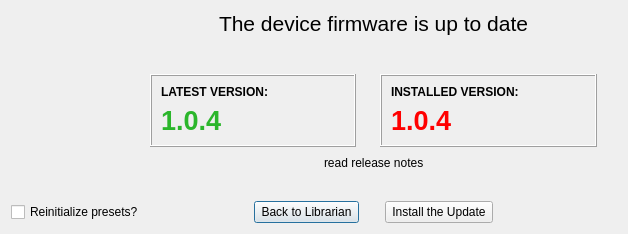
<?xml version="1.0" encoding="UTF-8"?>
<ui version="4.0">
 <class>DcUpdateAvailableDialog</class>
 <widget class="QDialog" name="DcUpdateAvailableDialog">
  <property name="geometry">
   <rect>
    <x>0</x>
    <y>0</y>
    <width>595</width>
    <height>234</height>
   </rect>
  </property>
  <property name="windowTitle">
   <string>Dialog</string>
  </property>
  <layout class="QGridLayout" name="gridLayout">
   <item row="4" column="0">
    <widget class="QCheckBox" name="reinitPresetCheckBox">
     <property name="styleSheet">
      <string notr="true">QCheckBox {background-color: none;}</string>
     </property>
     <property name="text">
      <string>Reinitialize presets?</string>
     </property>
    </widget>
   </item>
   <item row="0" column="0" rowspan="3">
    <layout class="QVBoxLayout" name="verticalLayout_4">
     <item>
      <widget class="QLabel" name="iconLable">
       <property name="sizePolicy">
        <sizepolicy hsizetype="Fixed" vsizetype="Fixed">
         <horstretch>0</horstretch>
         <verstretch>0</verstretch>
        </sizepolicy>
       </property>
       <property name="minimumSize">
        <size>
         <width>100</width>
         <height>100</height>
        </size>
       </property>
       <property name="maximumSize">
        <size>
         <width>100</width>
         <height>100</height>
        </size>
       </property>
       <property name="text">
        <string/>
       </property>
       <property name="pixmap">
        <pixmap resource="dcpl.qrc">:/images/res/round_check.png</pixmap>
       </property>
      </widget>
     </item>
     <item>
      <spacer name="verticalSpacer">
       <property name="orientation">
        <enum>Qt::Vertical</enum>
       </property>
       <property name="sizeHint" stdset="0">
        <size>
         <width>20</width>
         <height>40</height>
        </size>
       </property>
      </spacer>
     </item>
    </layout>
   </item>
   <item row="1" column="1">
    <layout class="QVBoxLayout" name="verticalLayout_3">
     <property name="spacing">
      <number>0</number>
     </property>
    </layout>
   </item>
   <item row="2" column="1">
    <layout class="QHBoxLayout" name="horizontalLayout_4">
     <item>
      <layout class="QVBoxLayout" name="verticalLayout_8">
       <item>
        <layout class="QHBoxLayout" name="horizontalLayout_2">
         <item>
          <spacer name="horizontalSpacer_6">
           <property name="orientation">
            <enum>Qt::Horizontal</enum>
           </property>
           <property name="sizeHint" stdset="0">
            <size>
             <width>40</width>
             <height>20</height>
            </size>
           </property>
          </spacer>
         </item>
         <item>
          <widget class="QFrame" name="latestVerFrame">
           <property name="enabled">
            <bool>true</bool>
           </property>
           <property name="autoFillBackground">
            <bool>false</bool>
           </property>
           <property name="styleSheet">
            <string notr="true">QFrame {background-color: none;}</string>
           </property>
           <property name="frameShape">
            <enum>QFrame::Box</enum>
           </property>
           <property name="frameShadow">
            <enum>QFrame::Raised</enum>
           </property>
           <layout class="QVBoxLayout" name="verticalLayout">
            <item>
             <widget class="QLabel" name="label">
              <property name="font">
               <font>
                <weight>75</weight>
                <bold>true</bold>
               </font>
              </property>
              <property name="text">
               <string>LATEST VERSION:                       </string>
              </property>
             </widget>
            </item>
            <item>
             <widget class="QLabel" name="latestVerLable">
              <property name="font">
               <font>
                <pointsize>20</pointsize>
                <weight>75</weight>
                <bold>true</bold>
               </font>
              </property>
              <property name="styleSheet">
               <string notr="true">{background-color: none;}</string>
              </property>
              <property name="text">
               <string>&lt;html&gt;&lt;head/&gt;&lt;body&gt;&lt;p&gt;&lt;span style=&quot; font-size:medium; font-weight:600; color:#2bb62b;&quot;&gt;1.0.4&lt;/span&gt;&lt;/p&gt;&lt;/body&gt;&lt;/html&gt;</string>
              </property>
              <property name="scaledContents">
               <bool>true</bool>
              </property>
             </widget>
            </item>
           </layout>
          </widget>
         </item>
         <item>
          <spacer name="horizontalSpacer_3">
           <property name="orientation">
            <enum>Qt::Horizontal</enum>
           </property>
           <property name="sizeType">
            <enum>QSizePolicy::Fixed</enum>
           </property>
           <property name="sizeHint" stdset="0">
            <size>
             <width>18</width>
             <height>20</height>
            </size>
           </property>
          </spacer>
         </item>
         <item>
          <widget class="QFrame" name="installedVerFrame">
           <property name="enabled">
            <bool>true</bool>
           </property>
           <property name="autoFillBackground">
            <bool>false</bool>
           </property>
           <property name="styleSheet">
            <string notr="true">QFrame {background-color: none;}</string>
           </property>
           <property name="frameShape">
            <enum>QFrame::Box</enum>
           </property>
           <property name="frameShadow">
            <enum>QFrame::Raised</enum>
           </property>
           <layout class="QVBoxLayout" name="verticalLayout_2">
            <item>
             <widget class="QLabel" name="label_9">
              <property name="font">
               <font>
                <weight>75</weight>
                <bold>true</bold>
               </font>
              </property>
              <property name="text">
               <string>INSTALLED VERSION:                    </string>
              </property>
             </widget>
            </item>
            <item>
             <widget class="QLabel" name="installedVerLable">
              <property name="font">
               <font>
                <pointsize>20</pointsize>
                <weight>75</weight>
                <bold>true</bold>
               </font>
              </property>
              <property name="styleSheet">
               <string notr="true">{background-color: none;}</string>
              </property>
              <property name="text">
               <string>&lt;font size= &quot;3&quot; color=&quot;#FF0000&quot;&gt; &lt;b&gt;1.0.4&lt;/b&gt;&lt;/font&gt;</string>
              </property>
              <property name="scaledContents">
               <bool>true</bool>
              </property>
             </widget>
            </item>
           </layout>
          </widget>
         </item>
         <item>
          <spacer name="horizontalSpacer_4">
           <property name="orientation">
            <enum>Qt::Horizontal</enum>
           </property>
           <property name="sizeHint" stdset="0">
            <size>
             <width>40</width>
             <height>20</height>
            </size>
           </property>
          </spacer>
         </item>
        </layout>
       </item>
       <item>
        <layout class="QHBoxLayout" name="horizontalLayout">
         <item>
          <spacer name="horizontalSpacer_7">
           <property name="orientation">
            <enum>Qt::Horizontal</enum>
           </property>
           <property name="sizeHint" stdset="0">
            <size>
             <width>40</width>
             <height>20</height>
            </size>
           </property>
          </spacer>
         </item>
         <item>
          <widget class="QLabel" name="releaseNotesLable">
           <property name="styleSheet">
            <string notr="true">QLabel {background-color: none;}</string>
           </property>
           <property name="text">
            <string>&lt;html&gt;&lt;head/&gt;&lt;body&gt;&lt;p&gt;&lt;a href=&quot;file://c:/tmp/readme.html&quot;&gt;&lt;span style=&quot; text-decoration: underline; color:#0000ff;&quot;&gt;read release notes&lt;/span&gt;&lt;/a&gt;&lt;/p&gt;&lt;/body&gt;&lt;/html&gt;</string>
           </property>
           <property name="openExternalLinks">
            <bool>true</bool>
           </property>
           <property name="textInteractionFlags">
            <set>Qt::LinksAccessibleByKeyboard|Qt::LinksAccessibleByMouse</set>
           </property>
          </widget>
         </item>
         <item>
          <spacer name="horizontalSpacer_2">
           <property name="orientation">
            <enum>Qt::Horizontal</enum>
           </property>
           <property name="sizeHint" stdset="0">
            <size>
             <width>40</width>
             <height>20</height>
            </size>
           </property>
          </spacer>
         </item>
        </layout>
       </item>
       <item>
        <spacer name="verticalSpacer_3">
         <property name="orientation">
          <enum>Qt::Vertical</enum>
         </property>
         <property name="sizeHint" stdset="0">
          <size>
           <width>20</width>
           <height>40</height>
          </size>
         </property>
        </spacer>
       </item>
      </layout>
     </item>
    </layout>
   </item>
   <item row="3" column="1">
    <spacer name="verticalSpacer_4">
     <property name="orientation">
      <enum>Qt::Vertical</enum>
     </property>
     <property name="sizeType">
      <enum>QSizePolicy::Expanding</enum>
     </property>
     <property name="sizeHint" stdset="0">
      <size>
       <width>17</width>
       <height>37</height>
      </size>
     </property>
    </spacer>
   </item>
   <item row="0" column="1">
    <layout class="QHBoxLayout" name="horizontalLayout_5">
     <item>
      <spacer name="horizontalSpacer_8">
       <property name="orientation">
        <enum>Qt::Horizontal</enum>
       </property>
       <property name="sizeHint" stdset="0">
        <size>
         <width>40</width>
         <height>20</height>
        </size>
       </property>
      </spacer>
     </item>
     <item>
      <widget class="QLabel" name="headerLabel">
       <property name="sizePolicy">
        <sizepolicy hsizetype="Fixed" vsizetype="Minimum">
         <horstretch>0</horstretch>
         <verstretch>0</verstretch>
        </sizepolicy>
       </property>
       <property name="font">
        <font>
         <pointsize>16</pointsize>
         <weight>50</weight>
         <bold>false</bold>
        </font>
       </property>
       <property name="styleSheet">
        <string notr="true">QLabel {background-color: none;}</string>
       </property>
       <property name="text">
        <string>The device firmware is up to date</string>
       </property>
      </widget>
     </item>
     <item>
      <spacer name="horizontalSpacer_9">
       <property name="orientation">
        <enum>Qt::Horizontal</enum>
       </property>
       <property name="sizeHint" stdset="0">
        <size>
         <width>40</width>
         <height>20</height>
        </size>
       </property>
      </spacer>
     </item>
    </layout>
   </item>
   <item row="4" column="1">
    <layout class="QHBoxLayout" name="horizontalLayout_3">
     <item>
      <spacer name="horizontalSpacer_5">
       <property name="orientation">
        <enum>Qt::Horizontal</enum>
       </property>
       <property name="sizeHint" stdset="0">
        <size>
         <width>40</width>
         <height>20</height>
        </size>
       </property>
      </spacer>
     </item>
     <item>
      <widget class="QPushButton" name="pushButton">
       <property name="toolTip">
        <string>&lt;html&gt;&lt;head/&gt;&lt;body&gt;&lt;p&gt;Close this dialog, do not update device.&lt;/p&gt;&lt;/body&gt;&lt;/html&gt;</string>
       </property>
       <property name="text">
        <string> Back to Librarian </string>
       </property>
      </widget>
     </item>
     <item>
      <spacer name="horizontalSpacer_11">
       <property name="orientation">
        <enum>Qt::Horizontal</enum>
       </property>
       <property name="sizeType">
        <enum>QSizePolicy::Fixed</enum>
       </property>
       <property name="sizeHint" stdset="0">
        <size>
         <width>20</width>
         <height>20</height>
        </size>
       </property>
      </spacer>
     </item>
     <item>
      <widget class="QPushButton" name="installButton">
       <property name="text">
        <string> Install the Update </string>
       </property>
      </widget>
     </item>
     <item>
      <spacer name="horizontalSpacer">
       <property name="orientation">
        <enum>Qt::Horizontal</enum>
       </property>
       <property name="sizeHint" stdset="0">
        <size>
         <width>40</width>
         <height>20</height>
        </size>
       </property>
      </spacer>
     </item>
    </layout>
   </item>
   <item row="1" column="2">
    <layout class="QVBoxLayout" name="verticalLayout_5">
     <item>
      <spacer name="horizontalSpacer_10">
       <property name="orientation">
        <enum>Qt::Horizontal</enum>
       </property>
       <property name="sizeHint" stdset="0">
        <size>
         <width>100</width>
         <height>20</height>
        </size>
       </property>
      </spacer>
     </item>
     <item>
      <spacer name="verticalSpacer_2">
       <property name="orientation">
        <enum>Qt::Vertical</enum>
       </property>
       <property name="sizeHint" stdset="0">
        <size>
         <width>20</width>
         <height>40</height>
        </size>
       </property>
      </spacer>
     </item>
    </layout>
   </item>
  </layout>
 </widget>
 <resources>
  <include location="dcpl.qrc"/>
 </resources>
 <connections>
  <connection>
   <sender>pushButton</sender>
   <signal>clicked()</signal>
   <receiver>DcUpdateAvailableDialog</receiver>
   <slot>reject()</slot>
   <hints>
    <hint type="sourcelabel">
     <x>272</x>
     <y>212</y>
    </hint>
    <hint type="destinationlabel">
     <x>205</x>
     <y>182</y>
    </hint>
   </hints>
  </connection>
 </connections>
</ui>
